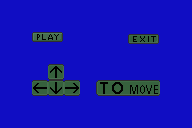

Rendered tile map (Tiled .tmx) drawn with the repository's tilesets; below, a short description and the full map source, tile grids included:
An orthogonal 12x8 tile map with 16x16 px tiles, 2 tile layers (Tile Layer 1, Tile Layer 2), 3 tilesets.

<map version="1.0" tiledversion="1.0.3" orientation="orthogonal" renderorder="right-down" width="12" height="8" tilewidth="16" tileheight="16" nextobjectid="1">
 <tileset firstgid="1" source="background.tsx" />
 <tileset firstgid="7" source="button 3.tsx" />
 <tileset firstgid="13" source="instruct.tsx" />
 <layer name="Tile Layer 1" width="12" height="8">
  <data encoding="csv">
1,2,3,1,2,3,1,2,3,1,2,3,
4,5,6,4,5,6,4,5,6,4,5,6,
1,2,3,1,2,3,1,2,3,1,2,3,
4,5,6,4,5,6,4,5,6,4,5,6,
1,2,3,1,2,3,1,2,3,1,2,3,
4,5,6,4,5,6,4,5,6,4,5,6,
1,2,3,1,2,3,1,2,3,1,2,3,
4,5,6,4,5,6,4,5,6,4,5,6
</data>
 </layer>
 <layer name="Tile Layer 2" width="12" height="8">
  <data encoding="csv">
0,0,0,0,0,0,0,0,0,0,0,0,
0,0,0,0,0,0,0,0,0,0,0,0,
0,0,7,8,0,0,0,0,9,10,0,0,
0,0,0,0,0,0,0,0,0,0,0,0,
0,0,0,15,0,0,0,0,0,0,0,0,
0,0,16,17,18,0,13,14,19,20,0,0,
0,0,0,0,0,0,0,0,0,0,0,0,
0,0,0,0,0,0,0,0,0,0,0,0
</data>
 </layer>
</map>